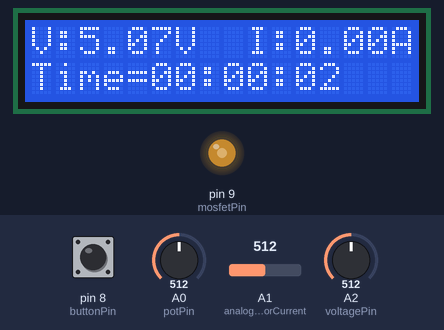
Bench run of a sketch on a simulated Arduino Uno, built with avr-gcc and run on an emulated ATmega328P. Parts: 16×2 character LCD, output pins drawn as LEDs (lit = HIGH). The inputs (shaded band) are chosen by the test bench; at power-on: A0 (potPin) = 512, A1 (analogPinSensorCurrent) = 512, pin 8 (buttonPin) HIGH, A2 (voltagePin) = 512. What the sketch prints to the serial monitor is not drawn.

Above: at 2.7 s.
2.8 s: A0 (potPin) set to 414
At 4.5 s:
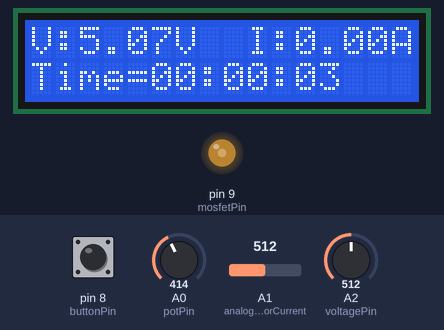
5.8 s: A0 (potPin) set to 387
At 7.5 s:
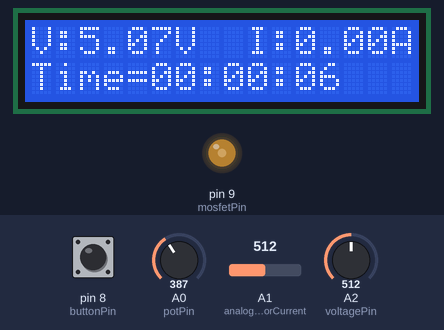
8.8 s: A1 (analogPinSensorCurrent) set to 716
11.3 s: pin 8 (buttonPin) pulled LOW for 0.15 s
At 12.2 s:
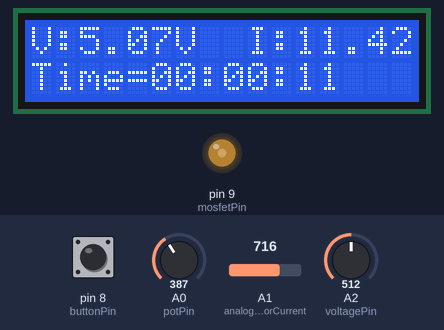
12.9 s: A1 (analogPinSensorCurrent) set to 620
15.4 s: A1 (analogPinSensorCurrent) set to 588
At 18.71 s:
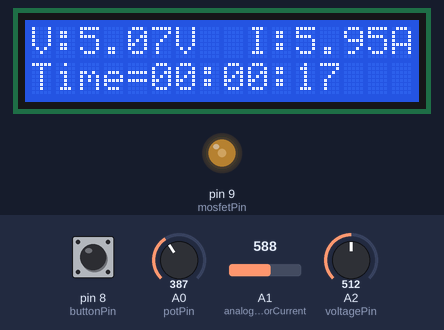
Timing chart, 0 to 18.8 s (numbered marks = the images above; inputs shaded):
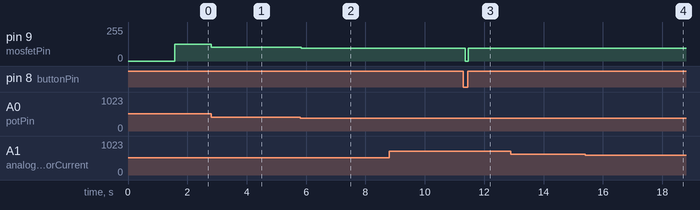

The sketch:

ControlCorrienteV2.ino
```cpp
#include <Wire.h>
#include <LiquidCrystal.h>
#include <PID_v1.h>

#define         NUM_READINGS            (50) // Number of readings to calculate the average
#define         CHANGE_THRESHOLD        (0.05) //  Change of threshold (ppm)

// Configura el objeto de la pantalla LCD (dirección 0x27 es la más común)
LiquidCrystal  lcd(7,6,5,4,3,2);  // Dirección 0x27, 16 columnas y 2 filas

const int potPin = A0;  // Pin del potenciómetro
const int analogPinSensorCurrent = A1;   // Pin analógico donde está conectado el sensor
const int voltagePin = A2;   // Pin analógico donde está conectado el sensor
const int buttonPin = 8; // Pin del botón para cambiar modos
const int mosfetPin = 9; // Pin del MOSFET

float voltageSensor = 0, current = 0;
float voltage = 0, inputVoltage = 0;


int mode = 0;  // 0: solo lectura, 1: control de corriente
int potValue = 0; // Valor del potenciómetro
double Setpoint = 0.0;
double Input = 0, Output = 0;
double Kp = 2, Ki = 3.7, Kd = 0; // Definir los valores de los parámetros PID


// Crear el controlador PID
PID myPID(&Input, &Output, &Setpoint, Kp, Ki, Kd, DIRECT);


// Temporizador
unsigned long milisTime;
unsigned long  previousMillis = 0;
int hours = 0, minutes = 0, seconds = 0;
int interval = 1000, intervalSeconds = 1;
int previousSeconds = 0;

// Calculo estabilidad
float readings[NUM_READINGS]; // Array to keep readings
int index = 0;                // Current index in array
float average = 0;            // Current average
float stableValue_current = 0;        // Stable valuue to display


// Calibracion sensores de tension y corriente
float baseVoltage_ACS712; // cALIBRATE voltage sensor de corriente ACS712
const float R1 = 22000.0;   // 22kΩ
const float R2 = 21400.0;   // 21.4kΩ
const float FACTOR_DIVISION = (R1 + R2) / R2; // Factor de corrección del divisor
float baseVoltage_Calibrate = 0.0; // cALIBRATE voltage sensor de corriente ACS712


void setup() {
  Serial.begin(9600);
  lcd.begin(16, 2);    // Inicializa la pantalla LCD


  lcd.setCursor(0, 0);
  lcd.print("Calibrando...");

  pinMode(buttonPin, INPUT_PULLUP);  // Configura el botón
  pinMode(mosfetPin, OUTPUT);        // Configura el MOSFET

  digitalWrite(mosfetPin, LOW);     // Asegúrate que el MOSFET esté apagado al inicio

  // Configurar el PID
  myPID.SetMode(AUTOMATIC);  // Establece el PID en modo automático
  myPID.SetOutputLimits(0, 255); // Limita la salida del PID (para control de un MOSFET)

  readAverageVoltageACS712();
  delay(1000);

}

void loop() {

  contador();

  mode = digitalRead(buttonPin);

  if (seconds - previousSeconds >= intervalSeconds) {

    previousSeconds = seconds;

    // Lectura de tensión
    int sensorVoltageValue = analogRead(voltagePin);         // Leer el valor analógico (0-1023)
    inputVoltage = (sensorVoltageValue * 5.0) / 1024.0;           // Convertir a voltaje (0-5V)
    voltage = abs((inputVoltage) * FACTOR_DIVISION);                       // Multiplicar por 2 para obtener el voltaje real (0-10V)


    // Lecture de corriente
    int sensorCurrentValue = analogRead(analogPinSensorCurrent);
    voltageSensor = ((sensorCurrentValue * 5.0) / 1024.0);  // Convertir a voltaje
    //current = abs((voltageSensor - 2.535) / 0.066);       // 0.066V por A para ACS712 30A
    current = abs((voltageSensor - baseVoltage_ACS712) / 0.066)-0.05;

  }


  if (mode == LOW) {

    // ---------------MODO SOLO LECTURA------------------------

    // No controlar corriente, el MOSFET está apagado
    digitalWrite(mosfetPin, LOW);
  }
  else {
    // ---------------MODO CONTROL DE CORRIENTE-------------------
    // Lee el valor del potenciómetro

    potValue = analogRead(potPin);
    Setpoint = map(potValue, 0, 1023, 0, 255);  // Mapea el valor de 0-1023 a 0-100
    //Setpoint = 0.5;
    // Ajusta el MOSFET para controlar la corriente
    // El valor de 'currentControl' es la referencia de corriente
    // Este valor puede ser usado para ajustar el MOSFET y la carga


    // Leer el valor actual de la corriente (Input)
    Input = current;
    Serial.print("pot:");
    Serial.print(Setpoint);

    // Calcular la salida del PID
    myPID.Compute();

    //int mosfetValue = map(currentControl, 0, 100, 0, 255);  // Mapea a rango de control del MOSFET (PWM)
    analogWrite(mosfetPin, Setpoint);  // Ajusta el MOSFET con PWM
    //analogWrite(mosfetPin, LOW);  // Ajusta el MOSFET con PWM
  }

  stableValue_current = averageCalculateCurrent(current, stableValue_current);
  Serial.print("Tensión:");
  Serial.print(inputVoltage);
  Serial.print(", Corriente:");
  Serial.print(voltageSensor);
  Serial.print(", CorrienteStale:");
  Serial.println(stableValue_current);

  readLCD(voltage, stableValue_current);

}

void contador() {

  unsigned long currentMillis = millis();  // Obtener el tiempo actual en milisegundos

  if (currentMillis - previousMillis >= interval) {
    previousMillis = currentMillis;  // Actualizar el tiempo de referencia

    // Incrementar los segundos
    seconds++;

    // Si los segundos llegan a 60, resetear y sumar 1 minuto
    if (seconds >= 60) {
      seconds = 0;
      previousSeconds = 0;
      minutes++;
    }

    // Si los minutos llegan a 60, resetear y sumar 1 hora
    if (minutes >= 60) {
      minutes = 0;
      hours++;
    }

    // Si las horas llegan a 24, resetear a 0
    if (hours >= 24) {
      hours = 0;
    }

  }
}


float averageCalculateCurrent(float current, float stableValueCurrent) {
  // UUpdate the array with the last readings
  readings[index] = current;
  index = (index + 1) % NUM_READINGS;

  // Calculate the average of the lasts readings
  float sum = 0;
  for (int i = 0; i < NUM_READINGS; i++) {
    sum += readings[i];
  }
  average = sum / NUM_READINGS;

  // Set a stable value if the average changes significantly
  if (abs(average - stableValueCurrent) > CHANGE_THRESHOLD) {
    return  average;
  }
  else return stableValueCurrent;
}

// Average voltage in ACS712 Sensor
void readAverageVoltageACS712() {
  const int numReadings = 50;
  float totalVoltage = 0.0;
  float totalVoltageResistors = 0.0;

  for (int i = 0; i < numReadings; i++) {
    int rawValue = analogRead(analogPinSensorCurrent);
    int rawValueResistors = analogRead(voltagePin);
    totalVoltage += rawValue * (5.0 / 1024.0); // Convert ADC to voltage
    totalVoltageResistors += rawValueResistors * (5.0 / 1024.0); // Convert ADC to voltage
    delay(10);
  }

  baseVoltage_ACS712 = totalVoltage / numReadings;
  baseVoltage_Calibrate = totalVoltageResistors / numReadings;
}

void readLCD(float voltage, float current){

    // Muestra los resultados en la pantalla LCD
    lcd.setCursor(0, 0);
    lcd.print("V:");
    lcd.print(voltage);
    lcd.print("V  ");
    lcd.print("I:");
    lcd.print(current);
    lcd.print("A");

    lcd.setCursor(0,1);
    //Mostramos el texto deseado
    lcd.print("Time=");
    if (hours < 10) lcd.print("0");
    lcd.print(hours);
    lcd.print(":");
    if (minutes < 10) lcd.print("0");
    lcd.print(minutes);
    lcd.print(":");
    if (seconds < 10) lcd.print("0");
    lcd.print(seconds);

}
```

Measured:
- the behaviour switches between 603 and 602 on A1 (analogPinSensorCurrent) (found by bisection; images 3 and 4)
- after the input at 2.8 s, pin 9 (mosfetPin): 127/255 → 103/255 at once
- after the input at 5.8 s, pin 9 (mosfetPin): 103/255 → 96/255 at once
- after the input at 11.3 s, pin 9 (mosfetPin): 96/255 → 0/255 after 0.06 s, → 96/255 0.11 s later
- what the display in image 1 shows lasts 1.0 s, from 3.7 s to 4.7 s
